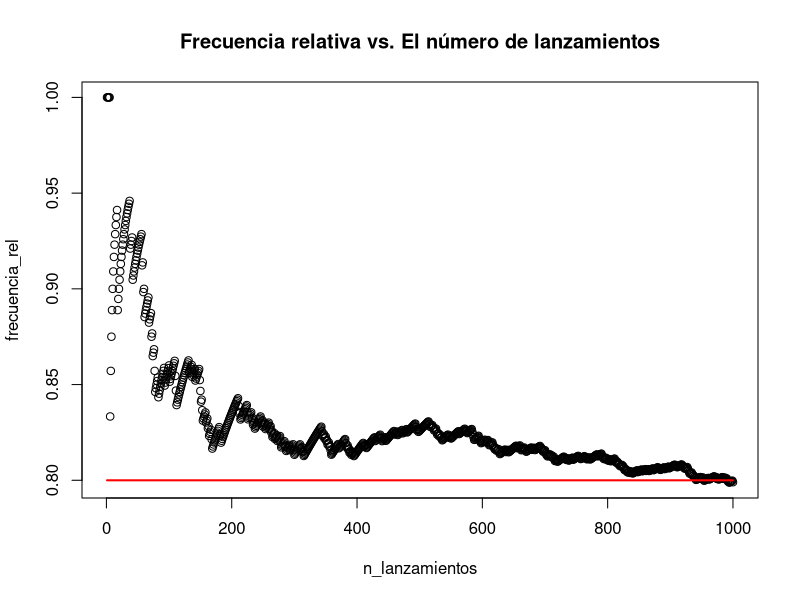

This chart was generated by the following R code:
## ---- chunk 1
# install.packages("gtools")
library(gtools)

combinatorio <- function(N, n) {
  result <- factorial(N) / (factorial(n) * factorial(N - n))
  return(result)
}

indx <- seq(6, 10)
probs <- combinatorio(10, indx) * ((1/5) ** indx) * ((4/5) ** (10 - indx))
prob_total <- sum(probs)
prob_total
## ---- chunk 2
# Priors
p.m <- 0.10  # Probabilidad de ocupar Mac
p.w <- 0.60  # Probabilidad de ocupar Windows
p.l <- 0.30  # Probabilidad de ocupar Linux
# Verosimilitudes
p.virus.m <- 0.50  # Probabilidad de tener un virus dado que ocupa Mac
p.virus.w <- 0.78  # Probabilidad de tener un virus dado que ocupa Windows
p.virus.l <- 0.20  # Probabilidad de tener un virus dado que ocupa Linux
# Probabilidades totales para calcular la probabilidad de tener un virus
p.virus <- p.virus.m * p.m + p.virus.w * p.w + p.virus.l * p.l
# Calcular la posterior
p.w.virus <- p.virus.w * p.w / p.virus
p.w.virus
## ---- chunk 3
# Probabilidad de salir cara
p <- 4/5
# Número de intentos
N <- 1000

# Lanzamientos
lanzamientos <- rbinom(n=N, size=1, prob=p)
# Número de veces que salió cara
lanzamientos_acum <- cumsum(lanzamientos)
# Número de lanzamientos
n_lanzamientos <- seq(from=1, to=N)
# Frecuencia relativa
frecuencia_rel <- lanzamientos_acum / n_lanzamientos

# Gráfico de la convergencia
plot(n_lanzamientos, frecuencia_rel, main="Frecuencia relativa vs. El número de lanzamientos")
lines(n_lanzamientos, p*replicate(N, 1), lwd=2, type='l', col='red')
# Aquí pondría una leyenda si existiera una forma bonita de hacerlas
